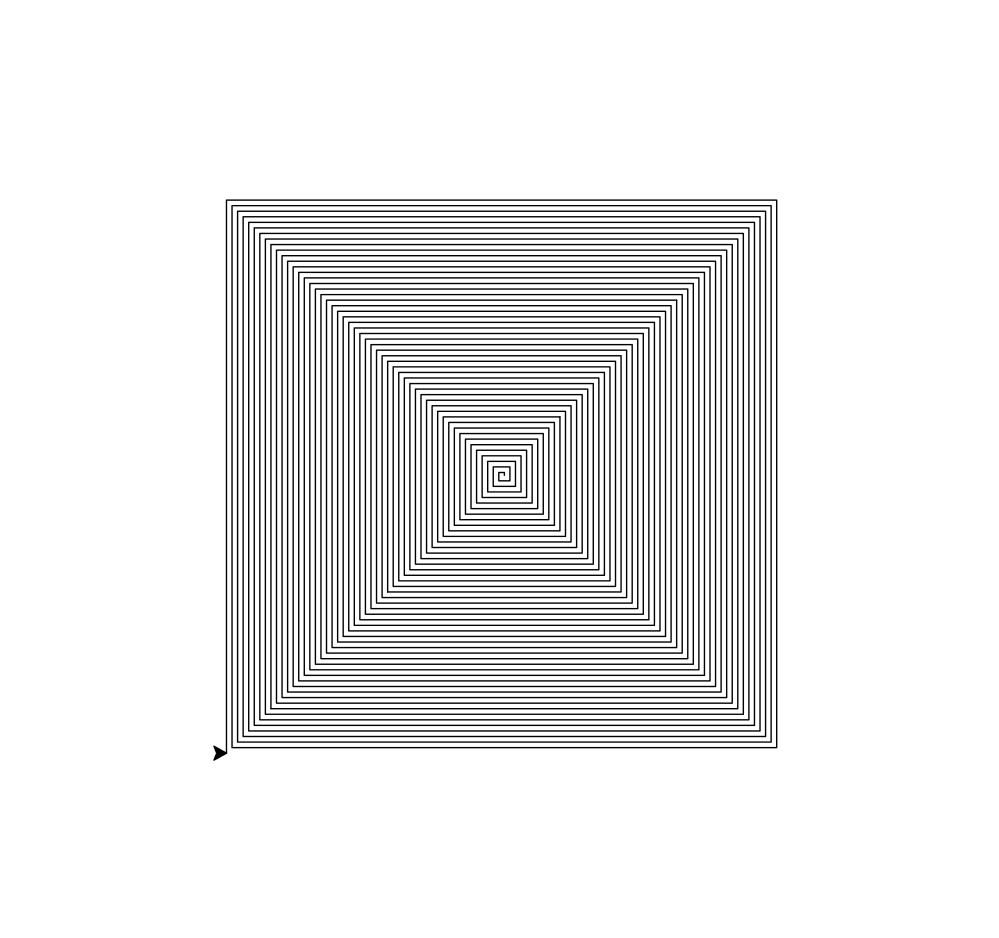

Here is the Python script that generated this plot:
# draw a square spiral

import turtle

bob = turtle.Turtle()

for x in range(200):
    bob.forward(2*x)
    bob.left(90)
